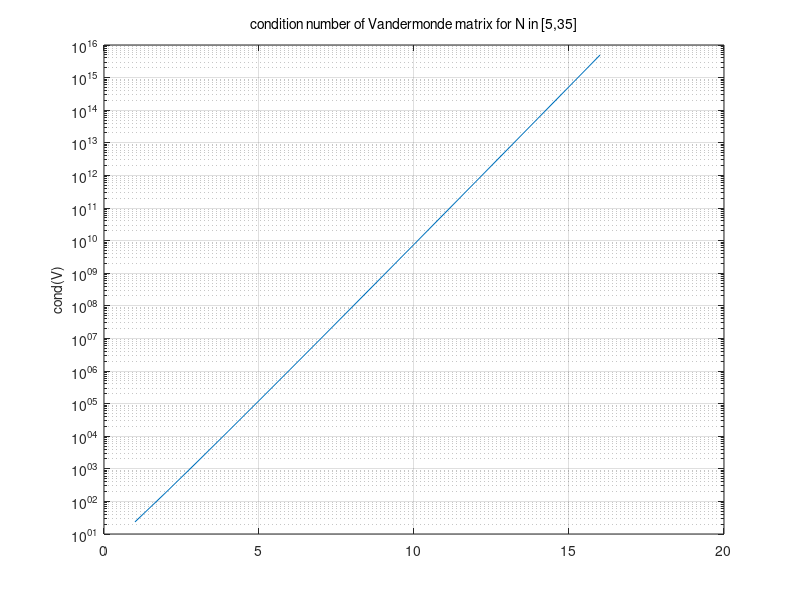

MATLAB code for this plot:
#!/usr/bin/env octave
% File: vandermonde.m
% Name: D.Saravanan
% Date: 24/08/2021
% Scirpt to compute the condition number of Vandermonde matrix

C = [];

for N = 5:2:35
    x = linspace(-1,1,N);
    V = vander(x);
    C = [C, cond(V)]
end

semilogy(C);
set(gca, "ylabel", text("string", "cond(V)", "fontsize", 10));
set(gca, "title", text("string", "condition number of Vandermonde matrix for N in [5,35]"));
grid on;
print('graph.png', '-dpng');
